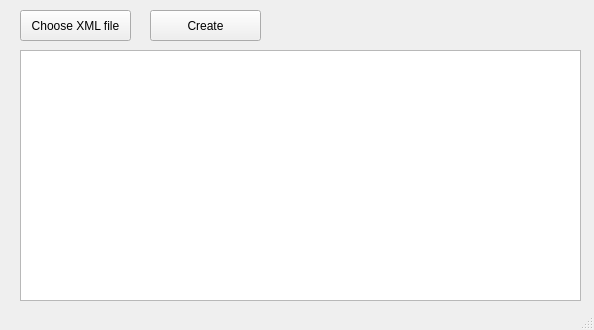
<?xml version="1.0" encoding="UTF-8"?>
<ui version="4.0">
 <class>NIDgeneratorClass</class>
 <widget class="QMainWindow" name="NIDgeneratorClass">
  <property name="geometry">
   <rect>
    <x>0</x>
    <y>0</y>
    <width>594</width>
    <height>330</height>
   </rect>
  </property>
  <property name="windowTitle">
   <string>NIDgenerator</string>
  </property>
  <widget class="QWidget" name="centralWidget">
   <widget class="QPushButton" name="ChooseXMLButton">
    <property name="geometry">
     <rect>
      <x>20</x>
      <y>10</y>
      <width>111</width>
      <height>31</height>
     </rect>
    </property>
    <property name="text">
     <string>Choose XML file</string>
    </property>
   </widget>
   <widget class="QPlainTextEdit" name="infoTextEdit">
    <property name="geometry">
     <rect>
      <x>20</x>
      <y>50</y>
      <width>561</width>
      <height>251</height>
     </rect>
    </property>
   </widget>
   <widget class="QPushButton" name="CreateButton">
    <property name="geometry">
     <rect>
      <x>150</x>
      <y>10</y>
      <width>111</width>
      <height>31</height>
     </rect>
    </property>
    <property name="text">
     <string>Create</string>
    </property>
   </widget>
  </widget>
  <widget class="QStatusBar" name="statusBar"/>
 </widget>
 <layoutdefault spacing="6" margin="11"/>
 <resources>
  <include location="nidgenerator.qrc"/>
 </resources>
 <connections>
  <connection>
   <sender>ChooseXMLButton</sender>
   <signal>pressed()</signal>
   <receiver>NIDgeneratorClass</receiver>
   <slot>ChooseXML()</slot>
   <hints>
    <hint type="sourcelabel">
     <x>75</x>
     <y>25</y>
    </hint>
    <hint type="destinationlabel">
     <x>296</x>
     <y>164</y>
    </hint>
   </hints>
  </connection>
 </connections>
 <slots>
  <slot>ChooseXML()</slot>
 </slots>
</ui>
